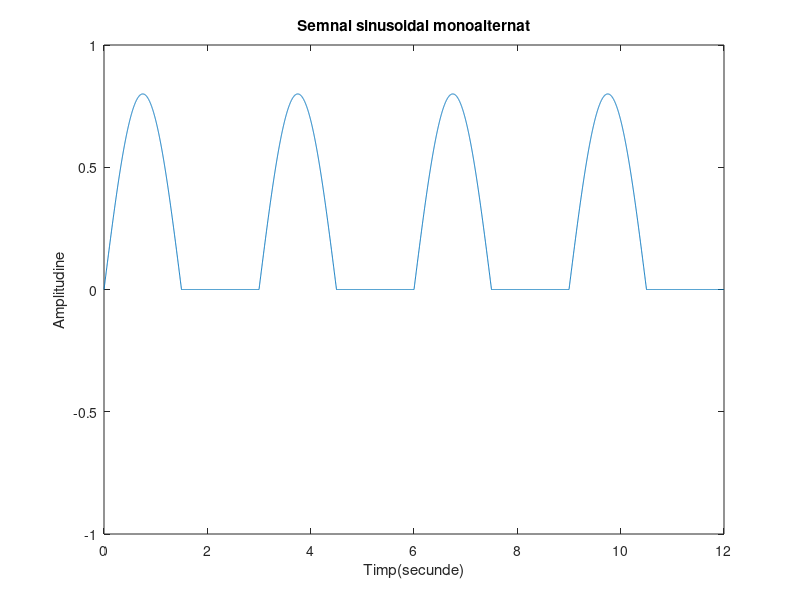

The MATLAB source for this figure:
t=0:0.002:12;
%2ms
y=sin(2*pi*1/3*t);
x=abs(y);
%Folosim functia abs pentru a obtine valoarea absoluta a lui y
z=0.8*((x+y)/2);
%->Vom folosi functia plot pentru a genera grafice cu parametrii t si z
plot(t,z);
%->Folosim functia axis pentru a delimita spectrele de valori ale graficului generat de plot pentru a se incadra corespunzator in parametri
axis([0 12 -1 1])
%->Acum graficul se va intinde de la 0 la 12 pe Ox si de a -1 la 1 pe Oy
%Am denumit axa Ox
xlabel('Timp(secunde)')
%Am denumit axa Oy
ylabel('Amplitudine')
title('Semnal sinusoidal monoalternat')